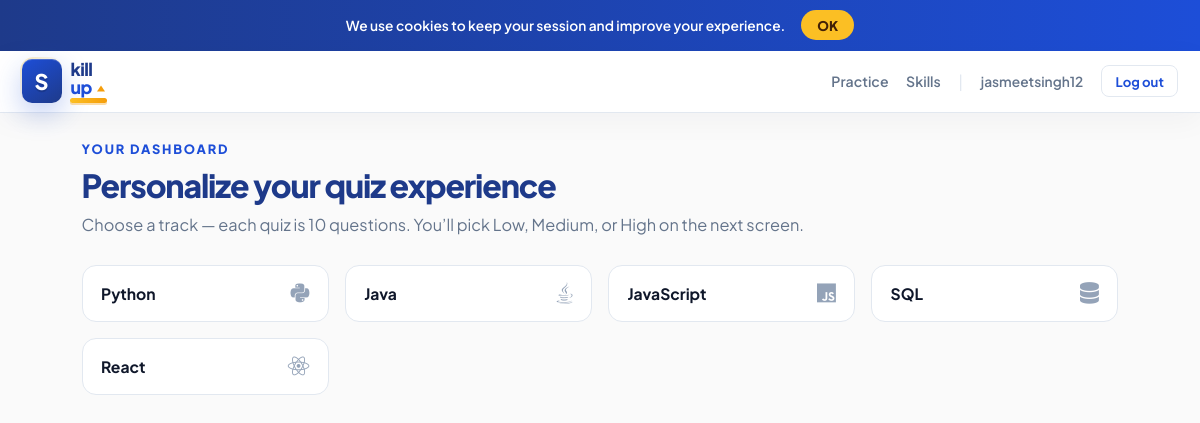
Page /dashboard/ (signed in) on the committed database.
### quiz/models.py (models this page shows, shortened)
class Language(models.Model):
    name = models.CharField(max_length=80)
    slug = models.SlugField(unique=True, max_length=80)
    icon_class = models.CharField(
        max_length=120,
        default="fa-solid fa-code",
        help_text="Font Awesome class, e.g. fa-brands fa-python",
    )
    blurb = models.CharField(max_length=200, blank=True)
    order = models.PositiveSmallIntegerField(default=0)
    class Meta:
        ordering = ["order", "name"]

### quiz/views.py (the view)
# urls.py: path("dashboard/", views.dashboard, name="dashboard"),
@login_required
def dashboard(request):
    languages = Language.objects.annotate(
        q_count=Count("questions", distinct=True)
    ).order_by("order", "name")
    return render(request, "quiz/dashboard.html", {"languages": languages})

### quiz/templates/quiz/dashboard.html (shortened to what this page needs)
{% extends "quiz/base.html" %}
{% block content %}
<div class="su-shell" id="skills">
  <p class="su-section-kicker" style="color:var(--royal)">Your dashboard</p>
  <h1 class="su-page-title">Personalize your quiz experience</h1>
  <p class="su-page-sub">Choose a track — each quiz is 10 questions. You’ll pick Low, Medium, or High on the next screen.</p>
  <div class="su-grid-skills">
    {% for lang in languages %}
    <a class="su-skill-card" href="{% url 'quiz:select_level' lang.slug %}">
      <span>{{ lang.name }}</span>
      <i class="{{ lang.icon_class }}" aria-hidden="true"></i>
    </a>
    {% empty %}
    <p style="grid-column:1/-1">No languages yet. Run <code>python manage.py seed_skillup</code> and refresh.</p>
    {% endfor %}
  </div>
</div>
{% endblock %}

### quiz/templates/quiz/base.html (shortened to what this page needs)
{% load static %}
<!DOCTYPE html>
<html lang="en">
<head>
  <link rel="stylesheet" href="https://cdnjs.cloudflare.com/ajax/libs/font-awesome/6.5.1/css/all.min.css">
  <link rel="stylesheet" href="{% static 'quiz/css/skillup.css' %}">
</head>
<body class="{% block body_class %}{% endblock %}">
  <div id="su-cookie" class="su-cookie" hidden>
    <span>We use cookies to keep your session and improve your experience.</span>
    <button type="button" id="su-cookie-ok">OK</button>
  </div>
  {% block body %}
    {% if request.user.is_authenticated %}
    <header class="su-topbar">
      {% url 'quiz:dashboard' as dash_url %}
      {% include "quiz/includes/logo.html" with logo_href=dash_url variant="default" compact=1 %}
      <nav class="su-nav-links">
        <a href="{% url 'quiz:dashboard' %}">Practice</a>
        <a href="{% url 'quiz:dashboard' %}#skills">Skills</a>
        <span style="color:var(--line);user-select:none">|</span>
        <span style="color:var(--muted);font-size:0.86rem;font-weight:600">{{ request.user.username }}</span>
        <form method="post" action="{% url 'quiz:logout' %}" style="display:inline;margin:0">
          <button type="submit" class="su-btn su-btn-ghost" style="padding:0.4rem 0.85rem;font-size:0.82rem">Log out</button>
        </form>
      </nav>
    </header>
    {% endif %}
    <main>
      {% block content %}{% endblock %}
    </main>
  {% endblock %}
</body>
</html>

### quiz/static/quiz/css/skillup.css (style rules this page uses)
:root { --ink: #0f172a; --muted: #64748b; --line: #e2e8f0; --bg: #f8fafc; --card: #f1f5f9; --royal: #1d4ed8; --royal-deep: #1e3a8a; --royal-soft: #eff6ff; --sun: #fbbf24; --sun-deep: #f59e0b; --sun-glow: rgba(251, 191, 36, 0.45); --violet: #7c3aed; --violet-soft: rgba(124, 58, 237, 0.12); --teal-hero: #5ec4b8; --teal-deep: #3d9e94; --teal-dark: #2d7a72; --orange-cta: #fb923c; --orange-hot: #ea580c; --brand: var(--royal); --brand-dark: #1e40af; --brand-glow: rgba(29, 78, 216, 0.28); --link: var(--royal); --danger: #ef4444; --radius: 14px; --radius-sm: 8px; --shadow: 0 18px 50px rgba(15, 23, 42, 0.08); --shadow-lg: 0 24px 60px rgba(30, 58, 138, 0.15); --font: "Plus Jakarta Sans", system-ui, sans-serif; }
*, *::before, *::after { box-sizing: border-box; }
html { scroll-behavior: smooth; }
body { margin: 0; font-family: var(--font); color: var(--ink); background: #fafafa; min-height: 100vh; -webkit-font-smoothing: antialiased; }
a { color: var(--link); text-decoration: none; }
.su-topbar { background: rgba(255, 255, 255, 0.92); backdrop-filter: blur(12px); color: var(--ink); padding: 0.55rem 1.35rem; display: flex; align-items: center; justify-content: space-between; gap: 1rem; position: sticky; top: 0; z-index: 50; border-bottom: 1px solid var(--line); box-shadow: 0 8px 30px rgba(15, 23, 42, 0.04); }
.su-topbar .su-nav-links a { color: var(--muted); text-decoration: none; font-weight: 600; font-size: 0.88rem; }
.su-nav-links { display: flex; align-items: center; gap: 1.1rem; flex-wrap: wrap; }
.su-btn { display: inline-flex; align-items: center; justify-content: center; gap: 0.4rem; padding: 0.55rem 1.15rem; border-radius: var(--radius-sm); font-weight: 700; font-size: 0.88rem; border: none; cursor: pointer; transition: transform 0.15s ease, box-shadow 0.2s ease, background 0.2s; font-family: inherit; text-decoration: none !important; }
.su-btn-ghost { background: transparent; color: var(--royal) !important; border: 1px solid var(--line); }
.su-shell { max-width: 1080px; margin: 0 auto; padding: 1.75rem 1.35rem 3.5rem; }
.su-page-title { font-size: clamp(1.6rem, 3vw, 2rem); font-weight: 800; letter-spacing: -0.035em; margin: 0 0 0.4rem; color: var(--royal-deep); }
.su-page-sub { color: var(--muted); margin: 0 0 1.75rem; font-size: 1.02rem; line-height: 1.55; }
.su-section-kicker { font-size: 0.8rem; font-weight: 800; letter-spacing: 0.14em; text-transform: uppercase; color: var(--orange-cta); margin: 0 0 0.5rem; }
.su-grid-skills, .su-grid-pick { display: grid; grid-template-columns: repeat(4, 1fr); gap: 1rem; }
.su-skill-card, .su-pick-card { display: flex; align-items: center; justify-content: space-between; gap: 0.85rem; padding: 1.05rem 1.15rem; background: #fff; border-radius: var(--radius); color: inherit; text-decoration: none !important; transition: transform 0.2s ease, box-shadow 0.2s ease, border-color 0.2s, background 0.2s; border: 1px solid var(--line); position: relative; overflow: hidden; }
.su-skill-card::after, .su-pick-card::after { content: ""; position: absolute; inset: 0; background: linear-gradient(135deg, rgba(29, 78, 216, 0.06), transparent 55%); opacity: 0; transition: opacity 0.25s; pointer-events: none; }
.su-skill-card i, .su-pick-card i { font-size: 1.35rem; color: #94a3b8; order: 2; transition: color 0.2s, transform 0.2s; }
.su-skill-card span, .su-pick-card span { font-weight: 700; font-size: 0.98rem; order: 1; color: var(--ink); }
.su-cookie { background: linear-gradient(90deg, var(--royal-deep), var(--royal)); color: #fff; padding: 0.65rem 1rem; display: flex; align-items: center; justify-content: center; gap: 1rem; font-size: 0.86rem; font-weight: 600; }
.su-cookie button { background: var(--sun); color: #422006; border: none; padding: 0.4rem 1rem; border-radius: 999px; font-weight: 800; cursor: pointer; font-family: inherit; }

### rows in the picture
Language: name "Python"
Language: name "Java"
Language: name "JavaScript"
Language: name "SQL"
Language: name "React"

### other values in the picture
{{ request.user.username }} "jasmeetsingh12"
